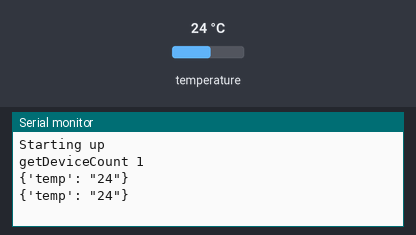
A sketch run on a simulated Arduino Uno, built with avr-gcc and run on an emulated ATmega328P. On the bench: the last lines printed to the serial monitor. The inputs (shaded band) are chosen by the test bench; at power-on: temperature 24 °C.

Above: at 7.3 s.
7.4 s: temperature set to 12 °C
At 12.9 s:
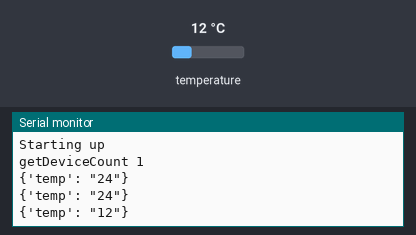
14.1 s: temperature set to 19 °C
At 18.9 s:
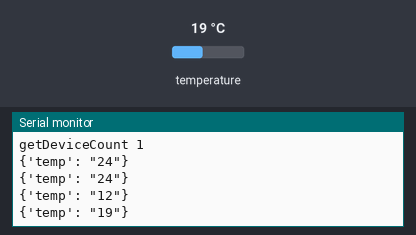
Timing chart, 0 to 20.4 s (numbered marks = the images above; inputs shaded):
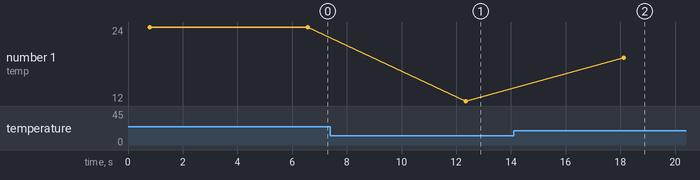

The sketch:

sketch_temp_sensor.ino
```cpp
/*********
  Rui Santos
  Complete project details at https://randomnerdtutorials.com
  Based on the Dallas Temperature Library example
*********/

#include <OneWire.h>
#include <DallasTemperature.h>

// Temperature data wire is connected to the Arduino digital pin 2
#define TEMP_ONE_WIRE_BUS 2


// Setup a oneWire instance to communicate with any OneWire devices
OneWire oneWire(TEMP_ONE_WIRE_BUS);

// Pass our oneWire reference to Dallas Temperature sensor
DallasTemperature temp_sensors(&oneWire);
DeviceAddress deviceAddress;
int numberOfDevices;


void setup(void)
{
  // Start serial communication for debugging purposes
  Serial.begin(9600);
  // Start up the Temperature library
  temp_sensors.begin();

  // Check the Serial is working
  while (!Serial);
  Serial.println("Starting up");

  // Grab a count of temperature devices on the wire
  numberOfDevices = temp_sensors.getDeviceCount();
  Serial.println("getDeviceCount " + String(numberOfDevices));


}

void loop(void){
  Serial.println("");
  int tempC = get_temp();
  const String message = "{'temp': \"" + String(tempC) + "\"}";
  Serial.println(message);
  delay(5000);
}


int get_temp(){
  float sumTemps = 0;
  // Call sensors.requestTemperatures() to issue a global temperature and Requests to all devices on the bus
  temp_sensors.requestTemperatures();

  // Loop through each device, print out temperature data
  for(int i=0; i<numberOfDevices; i++) {
    // Search the wire for address
    if(temp_sensors.getAddress(deviceAddress, i)){
		  float tempC = temp_sensors.getTempC(deviceAddress);
      sumTemps = sumTemps + tempC;
    }
  }
  return int(sumTemps)/numberOfDevices;
}
```

Measured:
- after the input at 7.4 s, the serial monitor: prints a new line after 4.9 s (image 1)
- after the input at 14.1 s, the serial monitor: prints a new line after 4.0 s (image 2)
- plotted number 1: 24 → 12 after the input at 7.4 s, 12 → 19 after the input at 14.1 s
